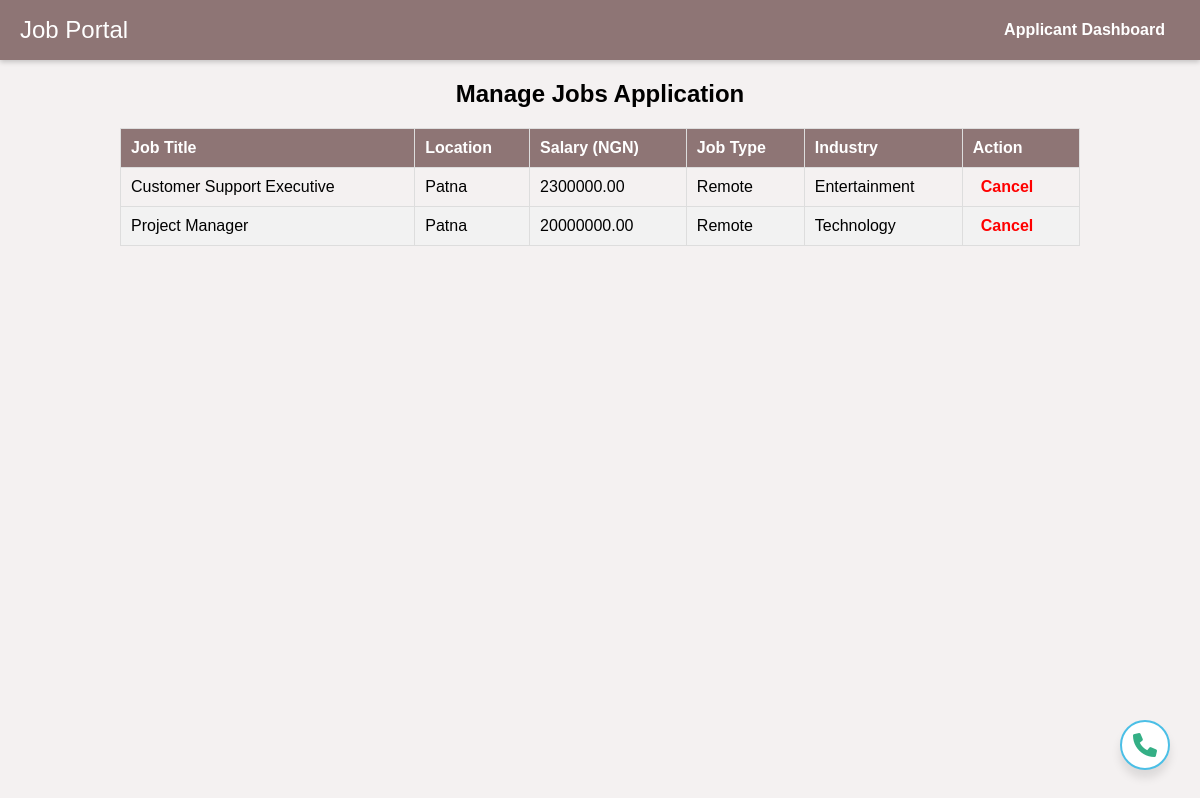
Page /applied_jobs/ (signed in) on the committed database.
### Applicant/models.py (models this page shows, shortened)
class Application(models.Model):
    job = models.ForeignKey(Job, on_delete=models.CASCADE)
    applicant = models.ForeignKey(Applicant, on_delete=models.CASCADE)
    applied_at = models.DateTimeField(auto_now_add=True)

### job_app/models.py (models this page shows, shortened)
class Job(models.Model):
    title = models.CharField(max_length=100)
    industry = models.CharField(max_length=100)
    job_type = models.CharField(max_length=50)
    location = models.CharField(max_length=100)
    salary = models.DecimalField(max_digits=10, decimal_places=2)
    requirements = models.TextField()
    ideal_candidate = models.TextField(default='N/A')
    availability = models.BooleanField(default=True)
    created_at = models.DateTimeField(auto_now_add=True)
    user = models.ForeignKey(settings.AUTH_USER_MODEL, on_delete=models.CASCADE, null=True)
    applicants = models.ManyToManyField('Applicant.Applicant', related_name='applied_jobs', blank=True)

### Applicant/views.py (the view)
# urls.py: path('applied_jobs/', view_applied_jobs, name='view_applied_jobs'),
def view_applied_jobs(request):
    applicant_id = request.session.get('applicant_id')  # Get the applicant ID from the session
    if not applicant_id:  # If there's no applicant ID in the session, redirect to login
        return redirect('applicant_login')
    applicant = get_object_or_404(Applicant, id=applicant_id)
    applied_jobs = Application.objects.select_related('job').filter(applicant=applicant)
    return render(request, 'view_applied_jobs.html', {'applied_jobs': applied_jobs})

### Applicant/templates/view_applied_jobs.html (shortened to what this page needs)
{% extends "header_m.html" %}
{% block body %}
<head>
</head>
<body>
    <div class="container">
        <h2>Manage Jobs Application</h2>
        <table>
            <thead>
                <tr>
                    <th>Job Title</th>
                    <th>Location</th>
                    <th>Salary (NGN)</th>
                    <th>Job Type</th>
                    <th>Industry</th>
                    <th>Action</th>
                </tr>
            </thead>
            <tbody>
                {% for application in applied_jobs %}
                <tr>
                    <td>{{ application.job.title }}</td>
                    <td>{{ application.job.location }}</td>
                    <td>{{ application.job.salary }}</td>
                    <td>{{ application.job.job_type }}</td>
                    <td>{{ application.job.industry }}</td>
                    <td>
    <a href="#" class="delete-job" onclick="return confirm('Are you sure you want to delete this job?');">Cancel</a>
</td>
                </tr>
                {% endfor %}
            </tbody>
        </table>
    </div>
</body>
</html>
{% endblock %}

### Applicant/templates/header_m.html (style rules this page uses)
* { margin: 0; padding: 0; box-sizing: border-box; }
body { font-family: Arial, sans-serif; background-color: #f8f9fa; padding-top: 60px; }
a { text-decoration: none; color: white; font-weight: bold; transition: color 0.3s; }

### Applicant/templates/view_applied_jobs.html (style rules this page uses)
body { font-family: Arial, sans-serif; background-color: #f4f1f1; margin: 0; padding: 0; }
.container { width: 80%; margin: 80px auto; }
h2 { text-align: center; }
table { width: 100%; border-collapse: collapse; margin-top: 20px; }
th, td { border: 1px solid #ddd; padding: 10px; text-align: left; }
th { background-color: #8e7575; color: white; }
.delete-job { color: red; padding: 4px 8px; font-size: 16px; text-decoration: none; border-radius: 3px; }
td a { color: #007BFF; font-size: 15px; padding: 5px 8px; text-decoration: none; border-radius: 3px; }
tr:nth-child(even) { background-color: #f2f2f2; }

### rows in the picture
Application: job "Customer Support Executive", job.location "Patna", job.salary "2300000.00", job.job_type "Remote", job.industry "Entertainment"
Application: job "Project Manager", job.location "Patna", job.salary "20000000.00", job.job_type "Remote", job.industry "Technology"
